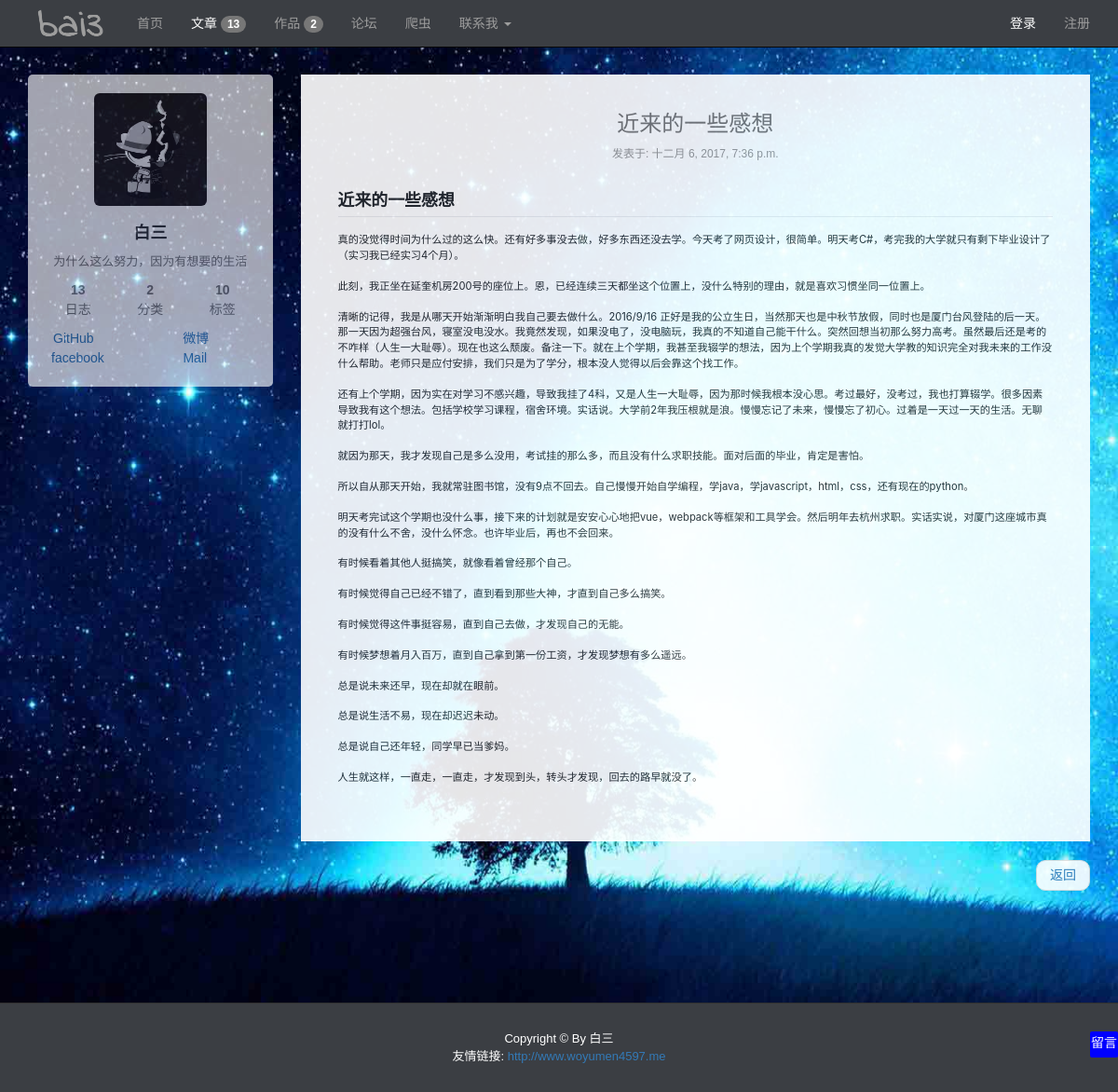
/index/article/21, run on the app's committed database.
### index/models.py (models this page shows, shortened)
class Article(models.Model):
    title = models.CharField(max_length=100, verbose_name="文章标题")
    type = models.CharField(max_length=20, default='note', verbose_name="文章类别")
    tag = models.CharField(max_length=100, verbose_name="文章标签")
    pub_time = models.DateTimeField(default=timezone.now, verbose_name="文章创建时间")
    body = models.TextField(verbose_name="文章内容")
    class Meta:
        ordering = ('-pub_time',)

### index/views.py (the view)
def article(request, id):
    light = 2
    total = common()
    tempalte = get_template('index/article.html')
    detail = Article.objects.get(id=id)
    detail.body = markdown(detail.body)
    html = tempalte.render(locals())
    return HttpResponse(html)

### index/views.py (called while the page is built)
def common():
    work_total = Work.objects.count()
    amount = Article.objects.count()
    tag_amount = Article.objects.values('tag').distinct().count()
    type_amount = Article.objects.values('type').distinct().count()
    return work_total, amount, tag_amount, type_amount

### index/templates/index/article.html (shortened to what this page needs)
{% extends '../layout/base.html' %}
{% block css %}
    <link rel="stylesheet" href="/static/css/common/markdown.css">
{% endblock %}
{%  block content %}
    {% block aside %}{% include '../layout/aside.html' %}{% endblock %}
    {% block main %}
        <main  class="col-md-9" >
            <article>
                <header style="margin-bottom: 30px">
                    <h3 class="text-center">
                        <a href="/index/article/id/{{ detail.id }}" class="text-muted">
                            {{ detail.title }}
                        </a>
                    </h3>
                    <div class="text-center" style="color: #999;font-family: 'PingFang SC', 'Microsoft YaHei', sans-serif;font-size: 12px;">
                        发表于: {{ detail.pub_time }}
                    </div>
                </header>
                <div class="body markdown-body" style="min-height: 15rem">
                    {{ detail.body | safe }}
                </div>
            </article>
            <nav>
                <ul class="pager">
                    <li class="next"><a href="javascript: history.back()">返回</a></li>
                </ul>
            </nav>
        </main>
    {% endblock %}
{% endblock %}

### static/css/index/index.css (style rules this page uses)
body { font: 14px/1.5 "PingFang SC", "Microsoft YaHei", sans-serif; background-color: #ebebeb; background: url('../../img/common/bak2.jpg') no-repeat ; background-size: 100% 100%; background-attachment: fixed; }
article { background: #fff; padding: 20px 10px; margin-bottom: 10px; }
article .body { padding: 0 3rem; margin-bottom: 40px; font-size: 0.8em; }
.markdown-body { font-size: 1em; }

### static/css/common/markdown.css (style rules this page uses)
.markdown-body { -ms-text-size-adjust: 100%; -webkit-text-size-adjust: 100%; line-height: 1.5; color: #24292e; font-family: -apple-system, BlinkMacSystemFont, "Segoe UI", Helvetica, Arial, sans-serif, "Apple Color Emoji", "Segoe UI Emoji", "Segoe UI Symbol"; font-size: 16px; line-height: 1.5; word-wrap: break-word; }
.markdown-body h1 { font-size: 2em; margin: 0.67em 0; }
.markdown-body * { box-sizing: border-box; }
.markdown-body h1, .markdown-body h2, .markdown-body h3, .markdown-body h4, .markdown-body h5, .markdown-body h6 { margin-top: 0; margin-bottom: 0; }
.markdown-body h1 { font-size: 24px; font-weight: 600; }
.markdown-body p { margin-top: 0; margin-bottom: 10px; }
.markdown-body::before { display: table; content: ""; }
.markdown-body::after { display: table; clear: both; content: ""; }
.markdown-body>*:first-child { margin-top: 0 !important; }
.markdown-body>*:last-child { margin-bottom: 0 !important; }
.markdown-body p, .markdown-body blockquote, .markdown-body ul, .markdown-body ol, .markdown-body dl, .markdown-body table, .markdown-body pre { margin-top: 0; margin-bottom: 16px; }
.markdown-body h1, .markdown-body h2, .markdown-body h3, .markdown-body h4, .markdown-body h5, .markdown-body h6 { margin-top: 24px; margin-bottom: 16px; font-weight: 600; line-height: 1.25; }
.markdown-body h1 { padding-bottom: 0.3em; font-size: 1.6em; border-bottom: 1px solid #eaecef; }

### data on the page
Article: title "近来的一些感想", pub_time "十二月 6, 2017, 7:36 p.m.", body "近来的一些感想 真的没觉得时间为什么过的这么快。还有好多事没去做，好多东西还没去学。今天考了网页设计，很简单。明天考C#，考完我的大学就只有剩下毕业设计了（实习我已经实习4个月）。 此刻，我正坐在延奎机房200号的座位上。恩，已经连续三天都坐这个位置上，没什么特别的理由，就是喜欢习惯坐同一位置上。 清晰的记得，我是从哪天开始渐渐明白我自己要去做什么。2016/9/16 正好是我的公立生日，当然那天也是中秋节放假，同时也是厦门台风登陆的后一天。那一天因为超强台风，寝室没电没水。我竟然发现，如果没电了，没电脑玩，我真的不知道自己能干什么。突然回想当初那么努力高考。虽然最后还是考的不咋样（人生一大耻辱）。现在也这么颓废。备注一下。就在上个学期，我甚至我辍学的想法，因为上个学期我真的发觉大学教的知识完全对我未来的工作没什么帮助。老师只是应付安排，我们只是为了学分，根本没人觉得以后会靠这个找工作。 还有上个学期，因为实在对学习不感兴趣，导致我挂了4科，又是人生一大耻辱，因为那时候我根本没心思。考过最好，没考过，我也打算辍学。很多因素导致我有这个想法。包括学校学习课程，宿舍环境。实话说。大学前2年我压根就是浪。慢慢忘记了未来，慢慢忘了初心。过着是一天过一天的生活。无聊就打打lol。 就因为那天，我才发现自己是多么没用，考试挂的那么多，而且没有什么求职技能。面对后面的毕业，肯定是害怕。 所以自从那天开始，我就常驻图书馆，没有9点不回去。自己慢慢开始自学编程，学java，学javascript，html，css，还有现在的python。…"

### other printed values
{{ total.1 }} "13"
{{ total.0 }} "2"
{{ total.3 }} "2"
{{ total.2 }} "10"
